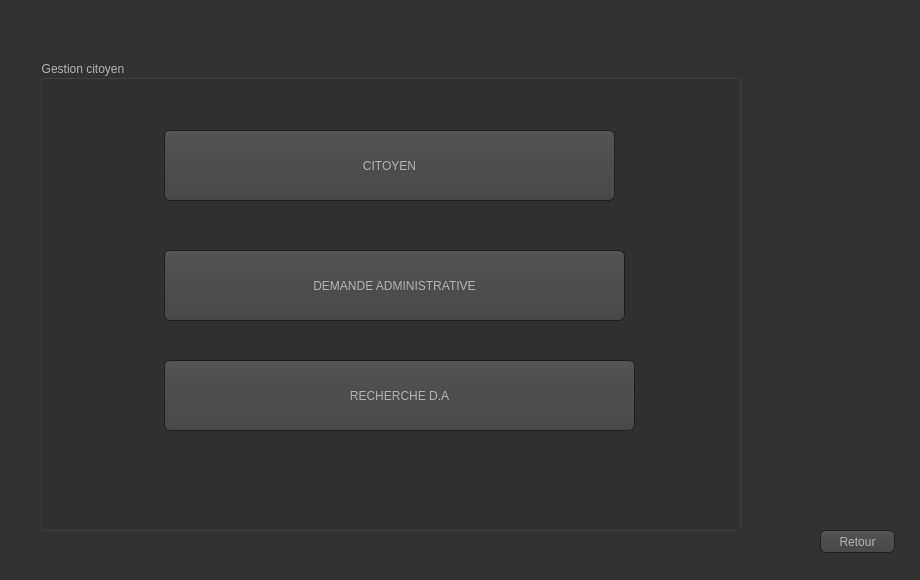
<?xml version="1.0" encoding="UTF-8"?>
<ui version="4.0">
 <class>Menu_gestion_citoyen</class>
 <widget class="QDialog" name="Menu_gestion_citoyen">
  <property name="geometry">
   <rect>
    <x>0</x>
    <y>0</y>
    <width>920</width>
    <height>580</height>
   </rect>
  </property>
  <property name="windowTitle">
   <string>Gestion citoyen</string>
  </property>
  <property name="styleSheet">
   <string notr="true">

QWidget
{
    color: #b1b1b1;
    background-color: #323232;
}

QWidget:item:hover
{
    background-color: QLinearGradient( x1: 0, y1: 0, x2: 0, y2: 1, stop: 0 #ffa02f, stop: 1 #ca0619);
    color: #000000;
}

QWidget:item:selected
{
    background-color: QLinearGradient( x1: 0, y1: 0, x2: 0, y2: 1, stop: 0 #ffa02f, stop: 1 #d7801a);
}

QMenuBar::item
{
    background: transparent;
}

QMenuBar::item:selected
{
    background: transparent;
    border: 1px solid #ffaa00;
}

QMenuBar::item:pressed
{
    background: #444;
    border: 1px solid #000;
    background-color: QLinearGradient(
        x1:0, y1:0,
        x2:0, y2:1,
        stop:1 #212121,
        stop:0.4 #343434/*,
        stop:0.2 #343434,
        stop:0.1 #ffaa00*/
    );
    margin-bottom:-1px;
    padding-bottom:1px;
}

QMenu
{
    border: 1px solid #000;
}

QMenu::item
{
    padding: 2px 20px 2px 20px;
}

QMenu::item:selected
{
    color: #000000;
}

QWidget:disabled
{
    color: #404040;
    background-color: #323232;
}

QAbstractItemView
{
    background-color: QLinearGradient( x1: 0, y1: 0, x2: 0, y2: 1, stop: 0 #4d4d4d, stop: 0.1 #646464, stop: 1 #5d5d5d);
}

QWidget:focus
{
    /*border: 2px solid QLinearGradient( x1: 0, y1: 0, x2: 0, y2: 1, stop: 0 #ffa02f, stop: 1 #d7801a);*/
}

QLineEdit
{
    background-color: QLinearGradient( x1: 0, y1: 0, x2: 0, y2: 1, stop: 0 #4d4d4d, stop: 0 #646464, stop: 1 #5d5d5d);
    padding: 1px;
    border-style: solid;
    border: 1px solid #1e1e1e;
    border-radius: 5;
}

QPushButton
{
    color: #b1b1b1;
    background-color: QLinearGradient( x1: 0, y1: 0, x2: 0, y2: 1, stop: 0 #565656, stop: 0.1 #525252, stop: 0.5 #4e4e4e, stop: 0.9 #4a4a4a, stop: 1 #464646);
    border-width: 1px;
    border-color: #1e1e1e;
    border-style: solid;
    border-radius: 6;
    padding: 3px;
    font-size: 12px;
    padding-left: 5px;
    padding-right: 5px;
}

QPushButton:pressed
{
    background-color: QLinearGradient( x1: 0, y1: 0, x2: 0, y2: 1, stop: 0 #2d2d2d, stop: 0.1 #2b2b2b, stop: 0.5 #292929, stop: 0.9 #282828, stop: 1 #252525);
}

QComboBox
{
    selection-background-color: #ffaa00;
    background-color: QLinearGradient( x1: 0, y1: 0, x2: 0, y2: 1, stop: 0 #565656, stop: 0.1 #525252, stop: 0.5 #4e4e4e, stop: 0.9 #4a4a4a, stop: 1 #464646);
    border-style: solid;
    border: 1px solid #1e1e1e;
    border-radius: 5;
}

QComboBox:hover,QPushButton:hover
{
    border: 2px solid QLinearGradient( x1: 0, y1: 0, x2: 0, y2: 1, stop: 0 #ffa02f, stop: 1 #d7801a);
}


QComboBox:on
{
    padding-top: 3px;
    padding-left: 4px;
    background-color: QLinearGradient( x1: 0, y1: 0, x2: 0, y2: 1, stop: 0 #2d2d2d, stop: 0.1 #2b2b2b, stop: 0.5 #292929, stop: 0.9 #282828, stop: 1 #252525);
    selection-background-color: #ffaa00;
}

QComboBox QAbstractItemView
{
    border: 2px solid darkgray;
    selection-background-color: QLinearGradient( x1: 0, y1: 0, x2: 0, y2: 1, stop: 0 #ffa02f, stop: 1 #d7801a);
}

QComboBox::drop-down
{
     subcontrol-origin: padding;
     subcontrol-position: top right;
     width: 15px;

     border-left-width: 0px;
     border-left-color: darkgray;
     border-left-style: solid; /* just a single line */
     border-top-right-radius: 3px; /* same radius as the QComboBox */
     border-bottom-right-radius: 3px;
 }

QComboBox::down-arrow
{
     image: url(:/down_arrow.png);
}

QGroupBox:focus
{
border: 2px solid QLinearGradient( x1: 0, y1: 0, x2: 0, y2: 1, stop: 0 #ffa02f, stop: 1 #d7801a);
}

QTextEdit:focus
{
    border: 2px solid QLinearGradient( x1: 0, y1: 0, x2: 0, y2: 1, stop: 0 #ffa02f, stop: 1 #d7801a);
}

QScrollBar:horizontal {
     border: 1px solid #222222;
     background: QLinearGradient( x1: 0, y1: 0, x2: 0, y2: 1, stop: 0.0 #121212, stop: 0.2 #282828, stop: 1 #484848);
     height: 7px;
     margin: 0px 16px 0 16px;
}

QScrollBar::handle:horizontal
{
      background: QLinearGradient( x1: 0, y1: 0, x2: 1, y2: 0, stop: 0 #ffa02f, stop: 0.5 #d7801a, stop: 1 #ffa02f);
      min-height: 20px;
      border-radius: 2px;
}

QScrollBar::add-line:horizontal {
      border: 1px solid #1b1b19;
      border-radius: 2px;
      background: QLinearGradient( x1: 0, y1: 0, x2: 1, y2: 0, stop: 0 #ffa02f, stop: 1 #d7801a);
      width: 14px;
      subcontrol-position: right;
      subcontrol-origin: margin;
}

QScrollBar::sub-line:horizontal {
      border: 1px solid #1b1b19;
      border-radius: 2px;
      background: QLinearGradient( x1: 0, y1: 0, x2: 1, y2: 0, stop: 0 #ffa02f, stop: 1 #d7801a);
      width: 14px;
     subcontrol-position: left;
     subcontrol-origin: margin;
}

QScrollBar::right-arrow:horizontal, QScrollBar::left-arrow:horizontal
{
      border: 1px solid black;
      width: 1px;
      height: 1px;
      background: white;
}

QScrollBar::add-page:horizontal, QScrollBar::sub-page:horizontal
{
      background: none;
}

QScrollBar:vertical
{
      background: QLinearGradient( x1: 0, y1: 0, x2: 1, y2: 0, stop: 0.0 #121212, stop: 0.2 #282828, stop: 1 #484848);
      width: 7px;
      margin: 16px 0 16px 0;
      border: 1px solid #222222;
}

QScrollBar::handle:vertical
{
      background: QLinearGradient( x1: 0, y1: 0, x2: 0, y2: 1, stop: 0 #ffa02f, stop: 0.5 #d7801a, stop: 1 #ffa02f);
      min-height: 20px;
      border-radius: 2px;
}

QScrollBar::add-line:vertical
{
      border: 1px solid #1b1b19;
      border-radius: 2px;
      background: QLinearGradient( x1: 0, y1: 0, x2: 0, y2: 1, stop: 0 #ffa02f, stop: 1 #d7801a);
      height: 14px;
      subcontrol-position: bottom;
      subcontrol-origin: margin;
}

QScrollBar::sub-line:vertical
{
      border: 1px solid #1b1b19;
      border-radius: 2px;
      background: QLinearGradient( x1: 0, y1: 0, x2: 0, y2: 1, stop: 0 #d7801a, stop: 1 #ffa02f);
      height: 14px;
      subcontrol-position: top;
      subcontrol-origin: margin;
}

QScrollBar::up-arrow:vertical, QScrollBar::down-arrow:vertical
{
      border: 1px solid black;
      width: 1px;
      height: 1px;
      background: white;
}


QScrollBar::add-page:vertical, QScrollBar::sub-page:vertical
{
      background: none;
}

QTextEdit
{
    background-color: #242424;
}

QPlainTextEdit
{
    background-color: #242424;
}

QHeaderView::section
{
    background-color: QLinearGradient(x1:0, y1:0, x2:0, y2:1, stop:0 #616161, stop: 0.5 #505050, stop: 0.6 #434343, stop:1 #656565);
    color: white;
    padding-left: 4px;
    border: 1px solid #6c6c6c;
}

QCheckBox:disabled
{
color: #414141;
}

QDockWidget::title
{
    text-align: center;
    spacing: 3px; /* spacing between items in the tool bar */
    background-color: QLinearGradient(x1:0, y1:0, x2:0, y2:1, stop:0 #323232, stop: 0.5 #242424, stop:1 #323232);
}

QDockWidget::close-button, QDockWidget::float-button
{
    text-align: center;
    spacing: 1px; /* spacing between items in the tool bar */
    background-color: QLinearGradient(x1:0, y1:0, x2:0, y2:1, stop:0 #323232, stop: 0.5 #242424, stop:1 #323232);
}

QDockWidget::close-button:hover, QDockWidget::float-button:hover
{
    background: #242424;
}

QDockWidget::close-button:pressed, QDockWidget::float-button:pressed
{
    padding: 1px -1px -1px 1px;
}

QMainWindow::separator
{
    background-color: QLinearGradient(x1:0, y1:0, x2:0, y2:1, stop:0 #161616, stop: 0.5 #151515, stop: 0.6 #212121, stop:1 #343434);
    color: white;
    padding-left: 4px;
    border: 1px solid #4c4c4c;
    spacing: 3px; /* spacing between items in the tool bar */
}

QMainWindow::separator:hover
{

    background-color: QLinearGradient(x1:0, y1:0, x2:0, y2:1, stop:0 #d7801a, stop:0.5 #b56c17 stop:1 #ffa02f);
    color: white;
    padding-left: 4px;
    border: 1px solid #6c6c6c;
    spacing: 3px; /* spacing between items in the tool bar */
}

QToolBar::handle
{
     spacing: 3px; /* spacing between items in the tool bar */
     background: url(:/images/handle.png);
}

QMenu::separator
{
    height: 2px;
    background-color: QLinearGradient(x1:0, y1:0, x2:0, y2:1, stop:0 #161616, stop: 0.5 #151515, stop: 0.6 #212121, stop:1 #343434);
    color: white;
    padding-left: 4px;
    margin-left: 10px;
    margin-right: 5px;
}

QProgressBar
{
    border: 2px solid grey;
    border-radius: 5px;
    text-align: center;
}

QProgressBar::chunk
{
    background-color: #d7801a;
    width: 2.15px;
    margin: 0.5px;
}

QTabBar::tab {
    color: #b1b1b1;
    border: 1px solid #444;
    border-bottom-style: none;
    background-color: #323232;
    padding-left: 10px;
    padding-right: 10px;
    padding-top: 3px;
    padding-bottom: 2px;
    margin-right: -1px;
}

QTabWidget::pane {
    border: 1px solid #444;
    top: 1px;
}

QTabBar::tab:last
{
    margin-right: 0; /* the last selected tab has nothing to overlap with on the right */
    border-top-right-radius: 3px;
}

QTabBar::tab:first:!selected
{
 margin-left: 0px; /* the last selected tab has nothing to overlap with on the right */


    border-top-left-radius: 3px;
}

QTabBar::tab:!selected
{
    color: #b1b1b1;
    border-bottom-style: solid;
    margin-top: 3px;
    background-color: QLinearGradient(x1:0, y1:0, x2:0, y2:1, stop:1 #212121, stop:.4 #343434);
}

QTabBar::tab:selected
{
    border-top-left-radius: 3px;
    border-top-right-radius: 3px;
    margin-bottom: 0px;
}

QTabBar::tab:!selected:hover
{
    /*border-top: 2px solid #ffaa00;
    padding-bottom: 3px;*/
    border-top-left-radius: 3px;
    border-top-right-radius: 3px;
    background-color: QLinearGradient(x1:0, y1:0, x2:0, y2:1, stop:1 #212121, stop:0.4 #343434, stop:0.2 #343434, stop:0.1 #ffaa00);
}

QRadioButton::indicator:checked, QRadioButton::indicator:unchecked{
    color: #b1b1b1;
    background-color: #323232;
    border: 1px solid #b1b1b1;
    border-radius: 6px;
}

QRadioButton::indicator:checked
{
    background-color: qradialgradient(
        cx: 0.5, cy: 0.5,
        fx: 0.5, fy: 0.5,
        radius: 1.0,
        stop: 0.25 #ffaa00,
        stop: 0.3 #323232
    );
}

QCheckBox::indicator{
    color: #b1b1b1;
    background-color: #323232;
    border: 1px solid #b1b1b1;
    width: 9px;
    height: 9px;
}

QRadioButton::indicator
{
    border-radius: 6px;
}

QRadioButton::indicator:hover, QCheckBox::indicator:hover
{
    border: 1px solid #ffaa00;
}

QCheckBox::indicator:checked
{
    image:url(:/images/checkbox.png);
}

QCheckBox::indicator:disabled, QRadioButton::indicator:disabled
{
    border: 1px solid #444;
}
</string>
  </property>
  <widget class="QGroupBox" name="groupBox">
   <property name="geometry">
    <rect>
     <x>40</x>
     <y>60</y>
     <width>701</width>
     <height>471</height>
    </rect>
   </property>
   <property name="title">
    <string>Gestion citoyen</string>
   </property>
   <widget class="QPushButton" name="pb_citoyen">
    <property name="geometry">
     <rect>
      <x>124</x>
      <y>70</y>
      <width>451</width>
      <height>71</height>
     </rect>
    </property>
    <property name="text">
     <string>CITOYEN</string>
    </property>
   </widget>
   <widget class="QPushButton" name="pb_demande_ad">
    <property name="geometry">
     <rect>
      <x>124</x>
      <y>190</y>
      <width>461</width>
      <height>71</height>
     </rect>
    </property>
    <property name="text">
     <string>DEMANDE ADMINISTRATIVE</string>
    </property>
   </widget>
   <widget class="QPushButton" name="pushButton_4">
    <property name="geometry">
     <rect>
      <x>124</x>
      <y>300</y>
      <width>471</width>
      <height>71</height>
     </rect>
    </property>
    <property name="text">
     <string>RECHERCHE D.A</string>
    </property>
   </widget>
  </widget>
  <widget class="QPushButton" name="pushButton">
   <property name="geometry">
    <rect>
     <x>820</x>
     <y>530</y>
     <width>75</width>
     <height>23</height>
    </rect>
   </property>
   <property name="text">
    <string>Retour</string>
   </property>
  </widget>
 </widget>
 <resources/>
 <connections/>
</ui>
